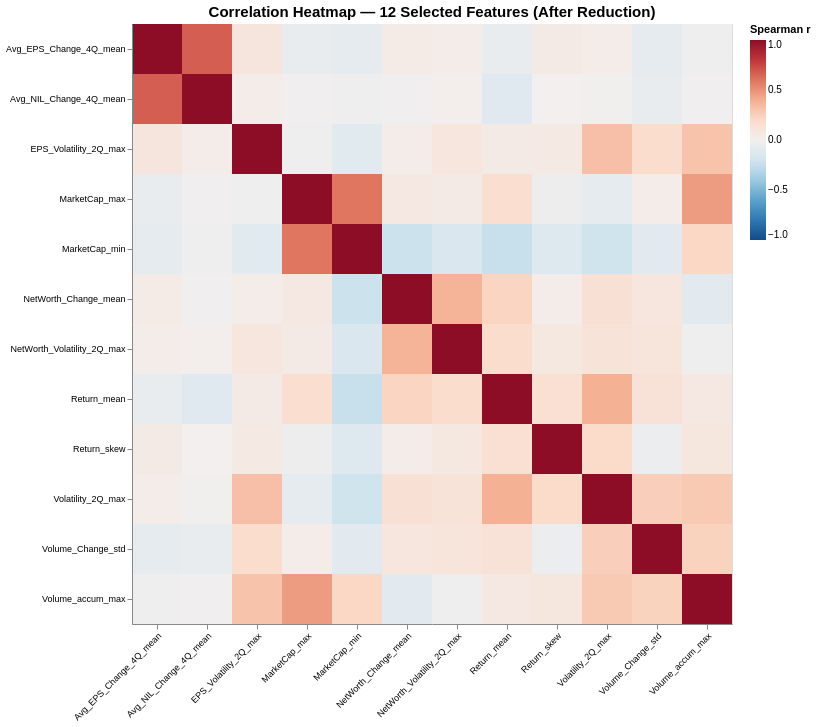

Notebook source saved alongside this figure:
### Code cell
# Correlation Heatmap: After Reduction
# Show correlation structure for selected features only
def correlation_heatmap(corr_df, selected_features):
    selected_corr = corr_df.loc[selected_features, selected_features]

    # Prepare data for Altair heatmap
    corr_long = []
    for i, feat1 in enumerate(selected_features):
        for j, feat2 in enumerate(selected_features):
            corr_long.append({
                'Feature1': feat1,
                'Feature2': feat2,
                'Correlation': selected_corr.loc[feat1, feat2],
                'AbsCorr': abs(selected_corr.loc[feat1, feat2])
            })

    corr_long_df = pd.DataFrame(corr_long)

    # Heatmap
    heatmap = alt.Chart(corr_long_df).mark_rect().encode(
        x=alt.X('Feature1:N', title='', axis=alt.Axis(labelAngle=-45, labelLimit=200)),
        y=alt.Y('Feature2:N', title='', axis=alt.Axis(labelLimit=200)),
        color=alt.Color('Correlation:Q', 
                        scale=alt.Scale(scheme='redblue', domain=[-1, 1], reverse=True),
                        title='Spearman r'),
        tooltip=[
            alt.Tooltip('Feature1:N', title='Feature 1'),
            alt.Tooltip('Feature2:N', title='Feature 2'),
            alt.Tooltip('Correlation:Q', format='.3f', title='Correlation')
        ]
    ).properties(
        title=f'Correlation Heatmap — {len(selected_features)} Selected Features (After Reduction)',
        width=600,
        height=600
    ).configure_axis(
        labelFontSize=9,
        titleFontSize=12
    ).configure_title(
        fontSize=15
    )

    return heatmap, selected_corr

heatmap, selected_corr = correlation_heatmap(corr_df, selected_features)
heatmap

### Figure 1 — Vega-Lite specification as saved in the notebook (floating-point values rounded to 4 significant figures; data arrays with more than 128 entries replaced by an {"elided": "..."} marker saying what was removed)
{"config": {"view": {"continuousWidth": 300, "continuousHeight": 300}, "axis": {"labelFontSize": 9, "titleFontSize": 12}, "title": {"fontSize": 15}}, "data": {"name": "data-8e016c06e1758b972c7911395bdc909b"}, "mark": {"type": "rect"}, "encoding": {"color": {"field": "Correlation", "scale": {"domain": [-1, 1], "reverse": true, "scheme": "redblue"}, "title": "Spearman r", "type": "quantitative"}, "tooltip": [{"field": "Feature1", "title": "Feature 1", "type": "nominal"}, {"field": "Feature2", "title": "Feature 2", "type": "nominal"}, {"field": "Correlation", "format": ".3f", "title": "Correlation", "type": "quantitative"}], "x": {"axis": {"labelAngle": -45, "labelLimit": 200}, "field": "Feature1", "title": "", "type": "nominal"}, "y": {"axis": {"labelLimit": 200}, "field": "Feature2", "title": "", "type": "nominal"}}, "height": 600, "title": "Correlation Heatmap — 12 Selected Features (After Reduction)", "width": 600, "$schema": "https://vega.github.io/schema/vega-lite/v6.1.0.json", "datasets": {"data-8e016c06e1758b972c7911395bdc909b": {"elided": "144 records"}}}
